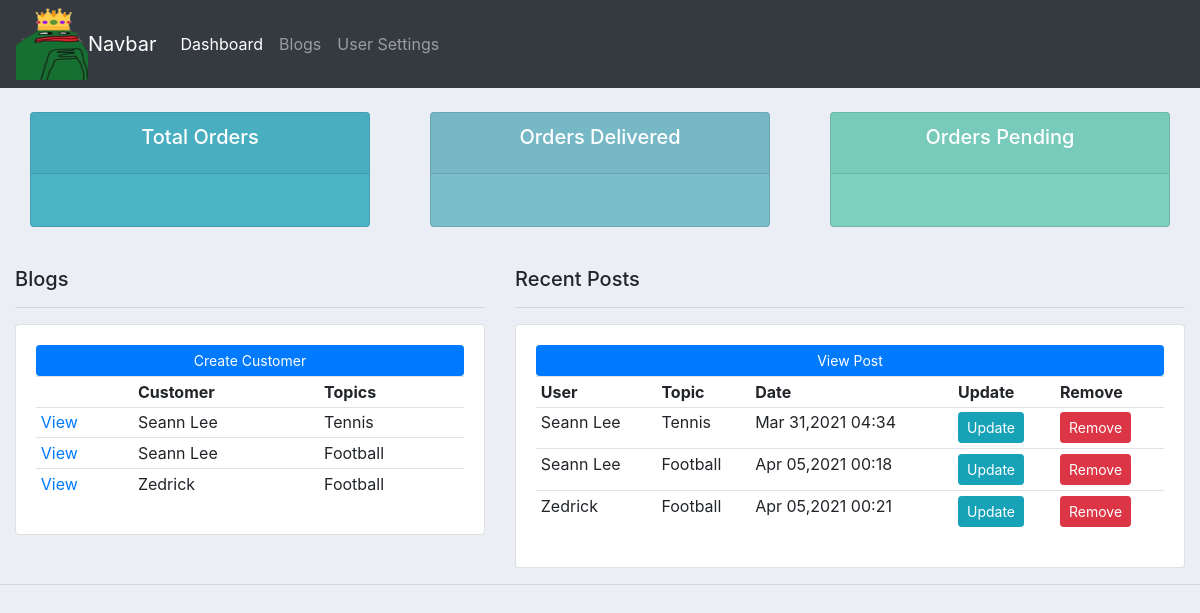
/, run on an earlier commit of the app's database.
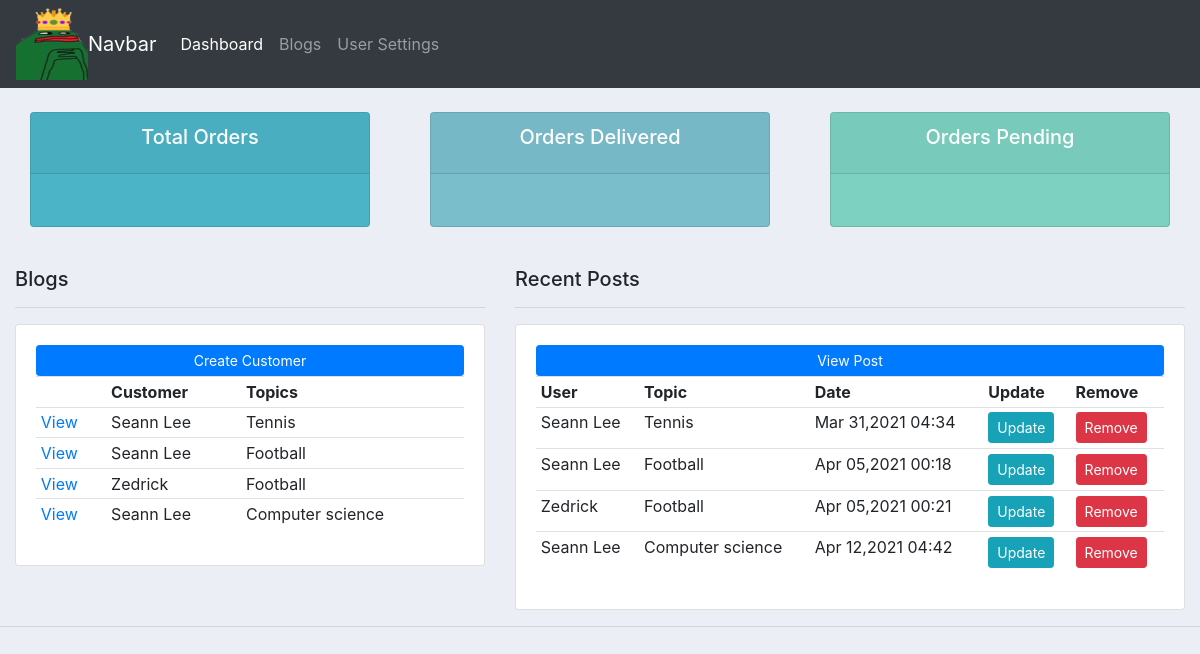
And on a later commit of the database.
### Userlog/models.py (models this page shows, shortened)
class Entry(models.Model):
    cust_name = models.ForeignKey(customer, null= True, on_delete=models.SET_NULL, related_name="entries")
    tags = models.ForeignKey(Tag, null = True, on_delete=models.CASCADE)
    topic = models.ForeignKey(UserTopic, null = True, on_delete=models.CASCADE)
    text = models.TextField()
    date_added = models.DateTimeField(auto_now_add=True)

class customer(models.Model):
    name = models.CharField(max_length= 200, null = True)
    phone = models.CharField(max_length= 200, null = True)
    email = models.CharField(max_length= 200, null = True)
    date_created = models.DateTimeField(auto_now_add=True, null= True)
    def __str__(self):
        return self.name

class UserTopic(models.Model):
    text = models.CharField(max_length=120, null =True) #we want to display characters with max 250
    date_added = models.DateTimeField(auto_now_add=True, null=True ) #allows realtime accuracy upon upload
    def __str__(self):
        return self.text

### Userlog/views.py (the view)
# urls.py: 2. Add a URL to urlpatterns:  path('', views.home, name='home')
def home(request):
    usertopics_objects = UserTopic.objects.all()
    entry_objects = Entry.objects.all()
    context = {
        'entry_objects': entry_objects,
        'usertopics_objects': usertopics_objects,
    }
    return render(request, 'user_log/dashboard.html', context)

### Userlog/templates/user_log/dashboard.html (shortened to what this page needs)
{% extends 'user_log/main.html' %}
{% block content %}
{% include 'user_log/status.html' %}
<html>
    <br>
    <div class="row">
        <div class="col-md-5">
            <h5>Blogs</h5>
            <hr>
            <div class="card card-body">
                <a class="btn btn-primary  btn-sm btn-block" href="">Create Customer</a>
                <table class="table table-sm">
                    <tr>
                        <th></th>
                        <th>Customer</th>
                        <th>Topics</th>
                    </tr>
                    {% for i in entry_objects %}
                    <tr>
                        <td><a href="{% url 'customer' i.id %}">View</a></td>
                        <td>{{ i.cust_name}}</td>
                        <td>{{ i.topic}}</td>
                    </tr>
                    {% endfor %}
                </table>
            </div>
        </div>
        <div class="col-md-7">
            <h5>Recent Posts</h5>
            <hr>
            <div class="card card-body">
                <a class="btn btn-primary  btn-sm btn-block" href="{% url 'new_post' %}">View Post</a>
                <table class="table table-sm">
                    <tr>
                        <th>User</th>
						<th>Topic</th>
                        <th>Date</th>
                        <th>Update</th>
                        <th>Remove</th>
                    </tr>
                    {% for entry in entry_objects %}
                    <tr>
                        <td>{{ entry.cust_name}}</td>
                        <td>{{ entry.topic}}</td>
                        <td>{{ entry.date_added|date:'M d,Y H:i' }}</td>
                        <td> <a class="btn btn-sm btn-info"href="{% url 'update_post' entry.id %}">Update</a></td>
                        <td> <a class="btn btn-sm btn-danger" href="{% url 'delete_post' entry.id %}">Remove</a></td>
                    </tr>
                {% empty %}
                    <li>
                         There are no entries for this topic yet.
                    </li>
                {% endfor %}
                </table>
            </div>
        </div>
    </div>
    {% endblock %}

What changed in the data, as far as the page shows it:
added Entry: cust_name "Seann Lee", topic "Computer science", date_added "Apr 12,2021 04:42"
